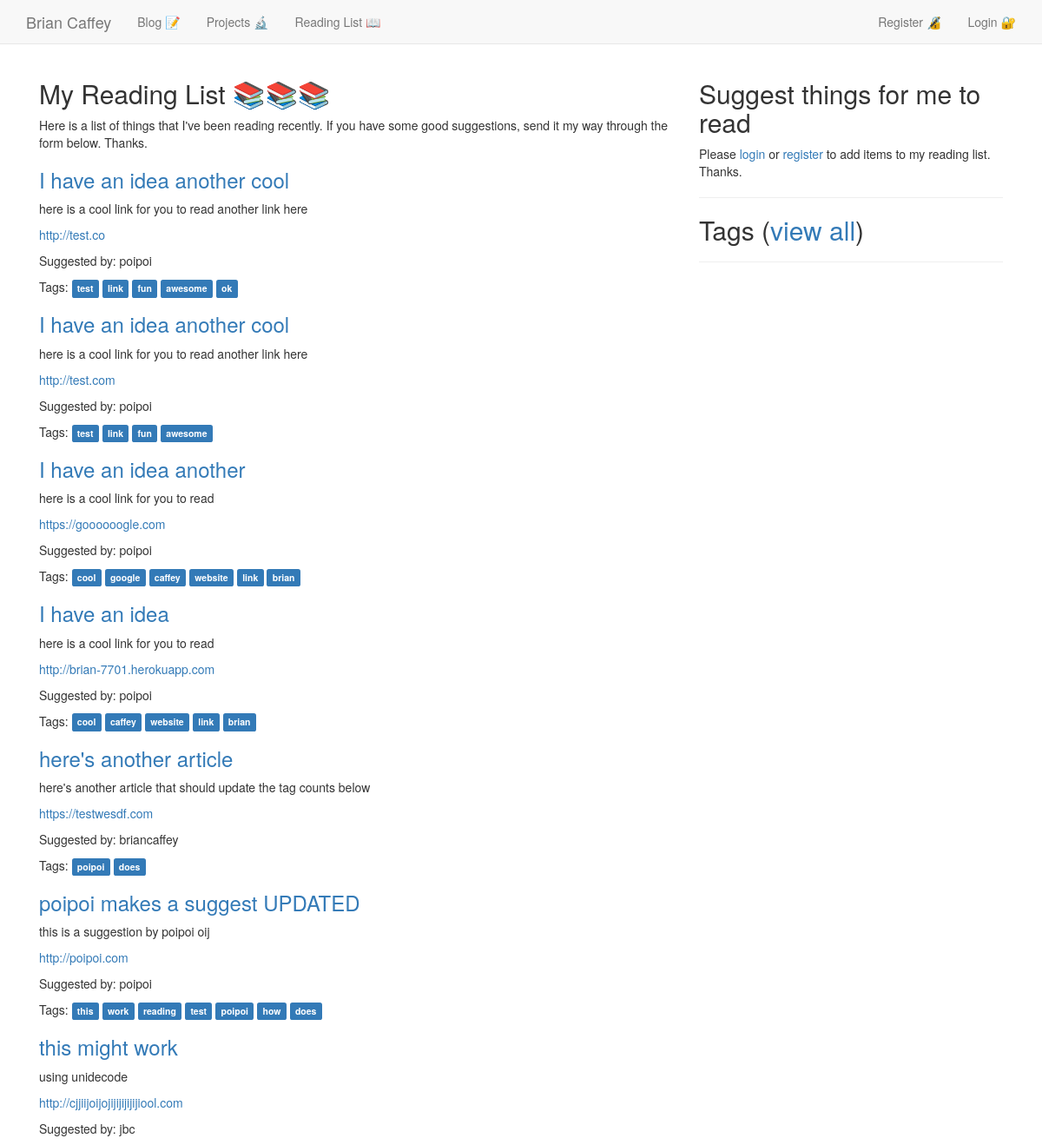
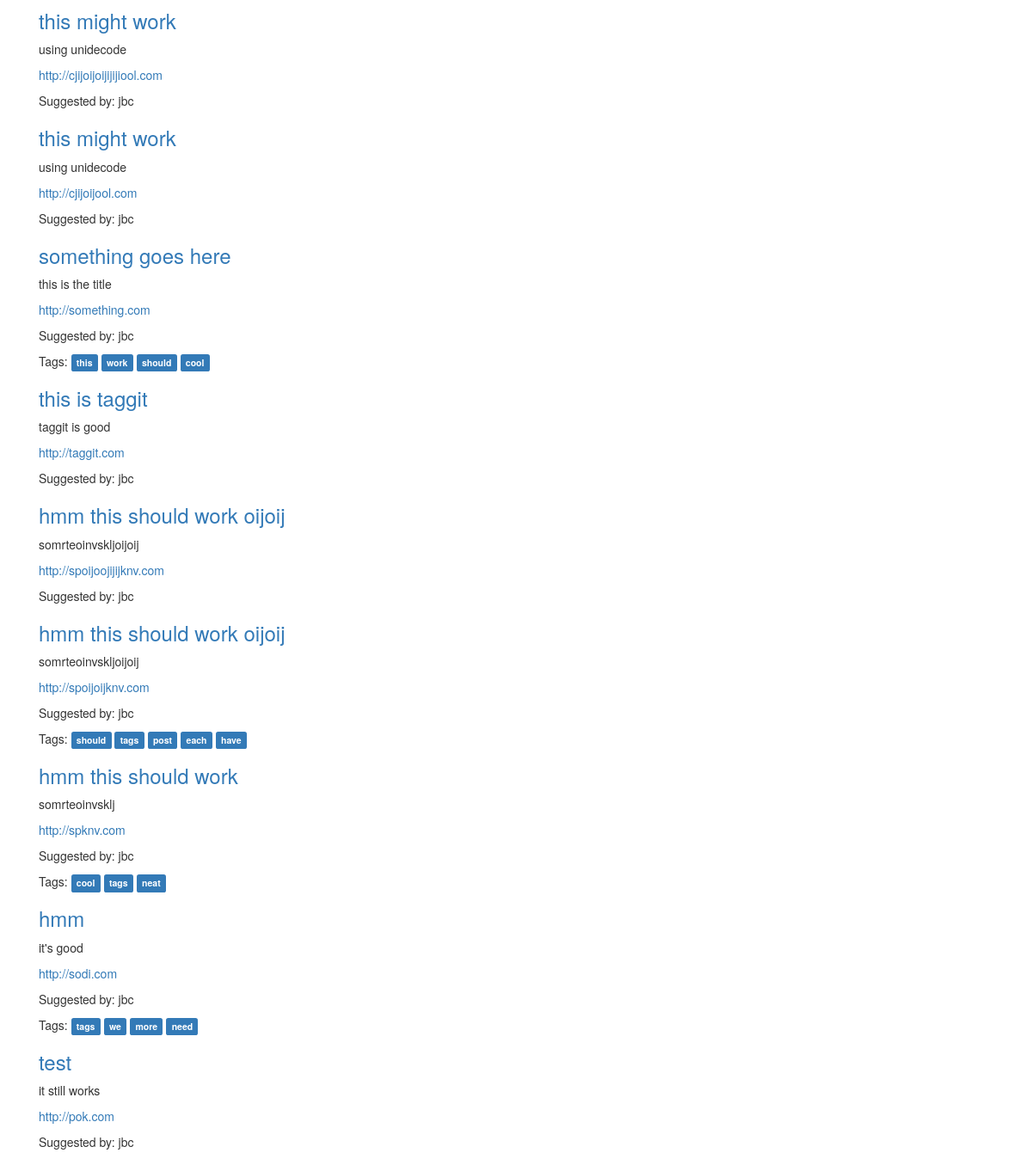
The page /readinglist/ on the database its author committed (2 pictures, top to bottom).
### readinglist/models.py (models this page shows, shortened)
class ReadingMaterial(models.Model):
    user = models.ForeignKey(User)
    name = models.CharField(max_length=200)
    description = models.CharField(max_length=1000)
    link = models.URLField(max_length=400, unique=True)
    tags = TaggableManager()
    def get_absolute_url(self):
        return "/readinglist/%i/" % self.id
    class Meta:
        ordering = ['-pk']

### readinglist/views.py (the view, shortened to what this page needs)
def reading_list(request):
    form = ReadingMaterialForm(request.POST or None)
    reading_list = ReadingMaterial.objects.all()
    tags = Tag.objects.all().distinct()
    context = {
        'form':form,
        'reading_list':reading_list,
        'tags_': tags
    }
    return render(request, 'readinglist/reading_list.html', context)

### readinglist/templates/readinglist/reading_list.html (shortened to what this page needs)
{% extends 'base.html' %}
{% load crispy_forms_tags %}
{% load taggit_templatetags2_tags %}
{% block content %}
<div class="col-md-8">
<h2>My Reading List 📚📚📚</h2>
<p>Here is a list of things that I've been reading recently. If you have some good suggestions, send it my way through the form below. Thanks.</p>
{% for item in reading_list %}
<h3><a href="{{ item.get_absolute_url }}">{{ item.name }}</a></h3>
<p>{{ item.description }}</p>
<p><a href="{{ item.link }}">{{ item.link }}</a></p>
<p>Suggested by: {{ item.user }}
{% if item.tags.count > 0 %}
<p>Tags:
{% for tag in item.tags.all %}
<a href="{% if tag.slug %}{% url 'reading-list:tag-view' slug=tag.slug %}{% endif %}" class="label label-primary">{{ tag }}</a>
{% endfor %}
</p>
{% endif %}
{% endfor %}
</p>
</div>
<div class="col-md-4">
  <h2>Suggest things for me to read</h2>
  {% if user.is_authenticated %}
  <form method="POST" action=".">
    {% csrf_token %}
    {{ form | crispy }}
  <input class="btn btn-success" type="submit" value="Suggest">
</form>
{% else %}
<p>Please <a href="{% url 'accounts:login' %}">login</a> or <a href="{% url 'accounts:register' %}">register</a> to add items to my reading list. Thanks.</p>
{% endif %}
<hr>
<h2>Tags (<a href="{% url 'reading-list:all-tags' %}">view all</a>)</h2>
<hr>
</div>
{% endblock %}

### rows shown on the page
ReadingMaterial: name "I have an idea another cool", description "here is a cool link for you to read another link here", link "http://test.co", user "poipoi"
Tag: name "test"
Tag: name "link"
Tag: name "fun"
Tag: name "awesome"
Tag: name "ok"
ReadingMaterial: name "I have an idea another cool", description "here is a cool link for you to read another link here", link "http://test.com", user "poipoi"
ReadingMaterial: name "I have an idea another", description "here is a cool link for you to read", link "https://goooooogle.com", user "poipoi"
Tag: name "cool"
Tag: name "google"
Tag: name "caffey"
Tag: name "website"
Tag: name "brian"
ReadingMaterial: name "I have an idea", description "here is a cool link for you to read", link "http://brian-7701.herokuapp.com", user "poipoi"
ReadingMaterial: name "here's another article", description "here's another article that should update the tag counts below", link "https://testwesdf.com", user "briancaffey"
Tag: name "poipoi"
Tag: name "does"
ReadingMaterial: name "poipoi makes a suggest UPDATED", description "this is a suggestion by poipoi oij", link "http://poipoi.com", user "poipoi"
Tag: name "this"
Tag: name "work"
Tag: name "reading"
Tag: name "how"
ReadingMaterial: name "this might work", description "using unidecode", link "http://cjjiijoijojijijijijijiool.com", user "jbc"
ReadingMaterial: name "this might work", description "using unidecode", link "http://cjijoijoijijijiool.com", user "jbc"
ReadingMaterial: name "this might work", description "using unidecode", link "http://cjijoijool.com", user "jbc"
ReadingMaterial: name "something goes here", description "this is the title", link "http://something.com", user "jbc"
Tag: name "should"
ReadingMaterial: name "this is taggit", description "taggit is good", link "http://taggit.com", user "jbc"
ReadingMaterial: name "hmm this should work oijoij", description "somrteoinvskljoijoij", link "http://spoijoojijijknv.com", user "jbc"
ReadingMaterial: name "hmm this should work oijoij", description "somrteoinvskljoijoij", link "http://spoijoijknv.com", user "jbc"
Tag: name "tags"
Tag: name "post"
Tag: name "each"
Tag: name "have"
ReadingMaterial: name "hmm this should work", description "somrteoinvsklj", link "http://spknv.com", user "jbc"
Tag: name "neat"
ReadingMaterial: name "hmm", description "it's good", link "http://sodi.com", user "jbc"
Tag: name "we"
Tag: name "more"
Tag: name "need"
ReadingMaterial: name "test", description "it still works", link "http://pok.com", user "jbc"
